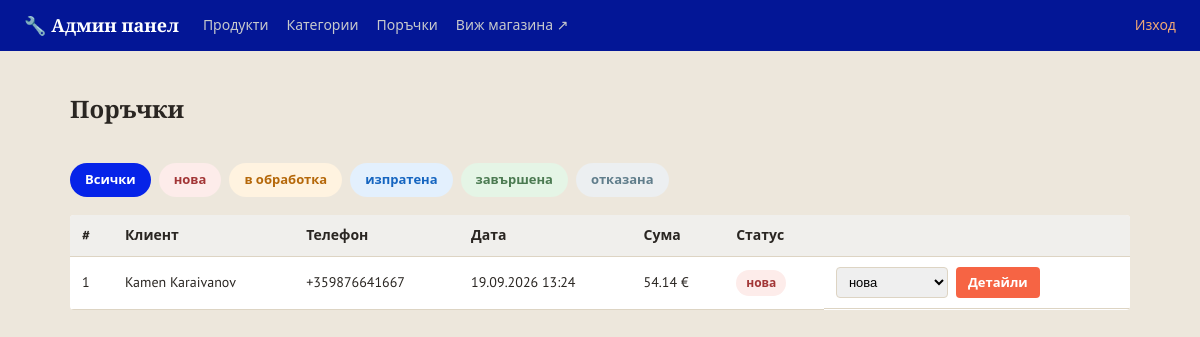
The page /admin/orders (signed in) on the database as committed earlier.
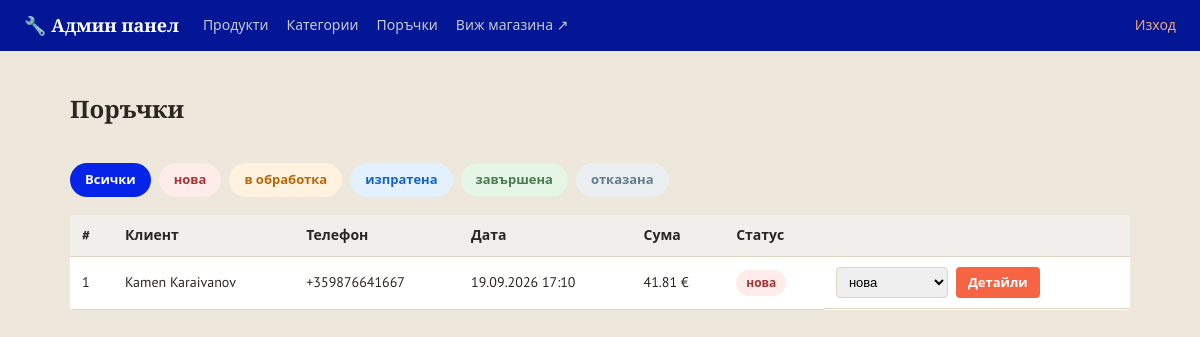
The same page on the database as committed later.
### models.py (models this page shows)
class Order(db.Model):
    __tablename__ = 'orders'
    STATUSES = ['нова', 'в обработка', 'изпратена', 'завършена', 'отказана']
    id = db.Column(db.Integer, primary_key=True)
    customer_name = db.Column(db.String(150), nullable=False)
    phone = db.Column(db.String(50), nullable=False)
    address = db.Column(db.String(300), nullable=False)
    email = db.Column(db.String(150), default='')
    total = db.Column(db.Float, nullable=False)
    status = db.Column(db.String(30), default='нова', nullable=False)
    created_at = db.Column(db.DateTime, default=datetime.utcnow)
    items = db.relationship('OrderItem', backref='order', lazy=True)

### app.py (the view)
@app.route('/admin/orders')
@admin_required
def admin_orders():
    orders, sort, status_filter = selected_orders()
    return render_template('admin/orders.html', orders=orders,
                           statuses=Order.STATUSES, status_filter=status_filter,
                           sort=sort, sort_options=ORDER_SORTS)

### app.py (called while the page is built)
@app.context_processor
def inject_whatsapp_number():
    return {'whatsapp_number': app.config['WHATSAPP_NUMBER'], 'asset_version': app.config['ASSET_VERSION']}

@app.context_processor
def inject_category_icons():
    return {'category_icons': CATEGORY_ICONS}

def admin_required(view_func):
    @wraps(view_func)
    def wrapper(*args, **kwargs):
        if not session.get('is_admin'):
            flash('Моля, влезте в системата.', 'error')
            return redirect(url_for('admin_login', next=request.path))
        return view_func(*args, **kwargs)
    return wrapper

def selected_sort(options):
    value = request.args.get('sort', 'newest')
    return value if value in options else 'newest'

### templates/admin/orders.html (shortened to what this page needs)
{% extends 'admin/base.html' %}
{% block content %}
<div class="admin-header-row">
    <h1 class="page-title">Поръчки</h1>
</div>
<div class="status-filter">
    <a href="{{ url_for('admin_orders') }}" class="status-chip {% if not status_filter %}status-chip-active{% endif %}">Всички</a>
    {% for s in statuses %}
    <a href="{{ url_for('admin_orders', status=s) }}"
       class="status-chip status-{{ s | replace(' ', '-') }} {% if status_filter == s %}status-chip-active{% endif %}">{{ s }}</a>
    {% endfor %}
</div>
{% if orders %}
<table class="admin-table">
    <thead>
        <tr>
            <th>#</th>
            <th>Клиент</th>
            <th>Телефон</th>
            <th>Дата</th>
            <th>Сума</th>
            <th>Статус</th>
            <th></th>
        </tr>
    </thead>
    <tbody>
        {% for o in orders %}
        <tr>
            <td>{{ o.id }}</td>
            <td>{{ o.customer_name }}</td>
            <td>{{ o.phone }}</td>
            <td>{{ o.created_at.strftime('%d.%m.%Y %H:%M') }}</td>
            <td>{{ '%.2f'|format(o.total) }} €</td>
            <td>
                <span class="status-badge status-{{ o.status | replace(' ', '-') }}">{{ o.status }}</span>
            </td>
            <td class="admin-actions">
                <form action="{{ url_for('admin_order_status', order_id=o.id) }}" method="post" class="status-select-form">
                    <select name="status" onchange="this.form.submit()">
                        {% for s in statuses %}
                        <option value="{{ s }}" {% if s == o.status %}selected{% endif %}>{{ s }}</option>
                        {% endfor %}
                    </select>
                </form>
                <a href="{{ url_for('admin_order_detail', order_id=o.id) }}" class="btn btn-small">Детайли</a>
            </td>
        </tr>
        {% endfor %}
    </tbody>
</table>
{% else %}
<p class="empty-msg">Няма поръчки{% if status_filter %} със статус "{{ status_filter }}"{% endif %}.</p>
{% endif %}
{% endblock %}

Rows that differ between the two databases and show on the page:
changed Order "Kamen Karaivanov": created_at "19.09.2026 13:24" → "19.09.2026 17:10"; total "54.14" → "41.81"
